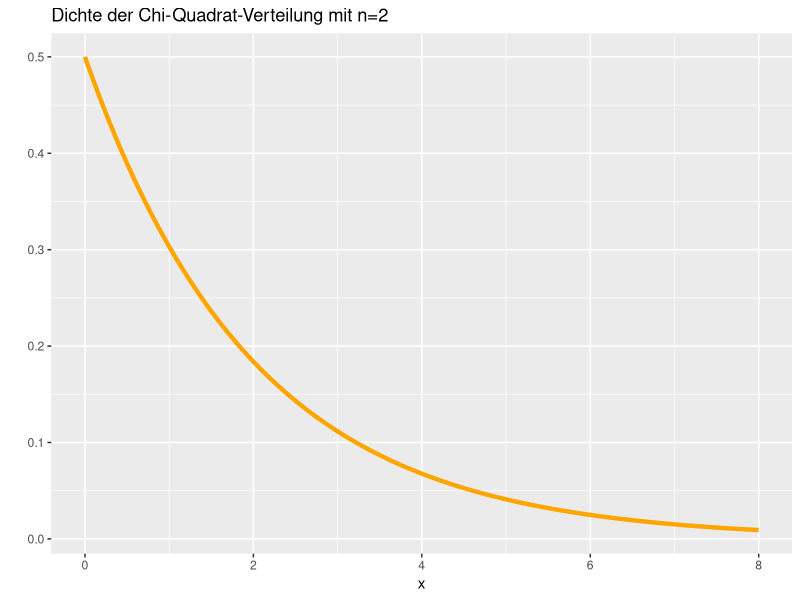
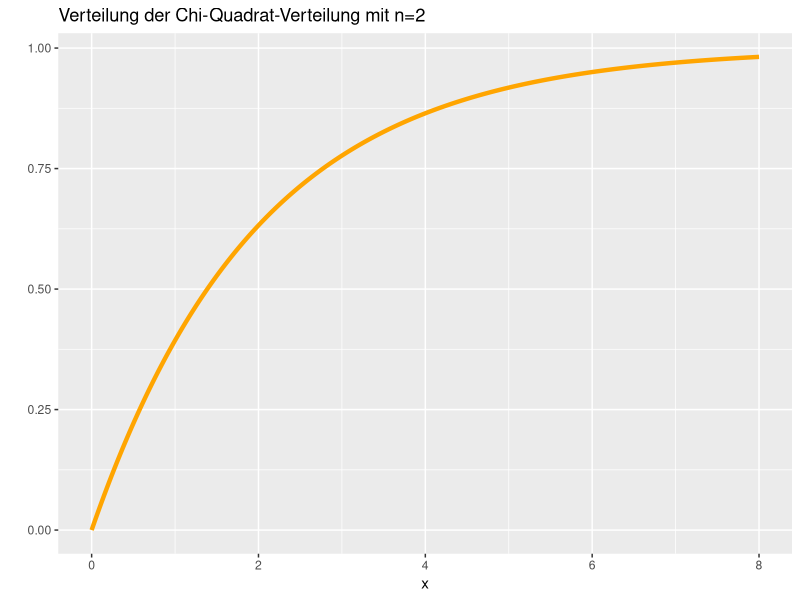
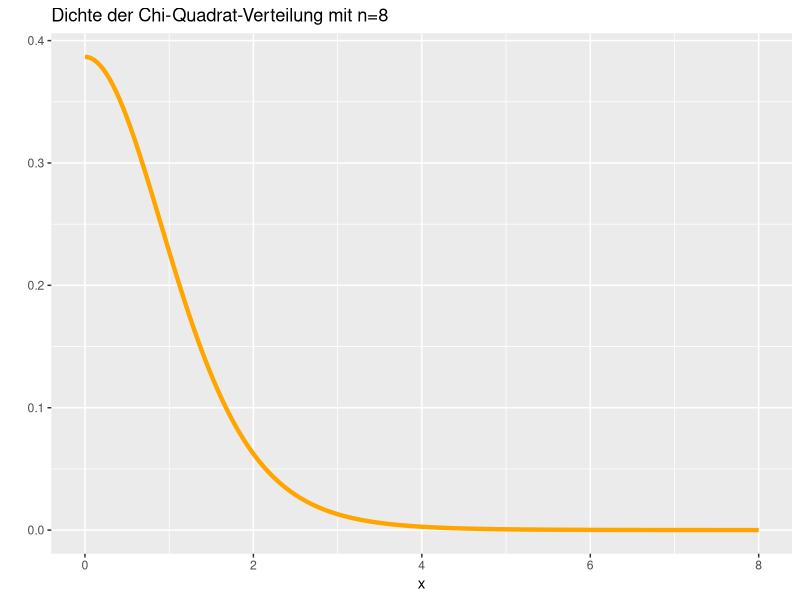
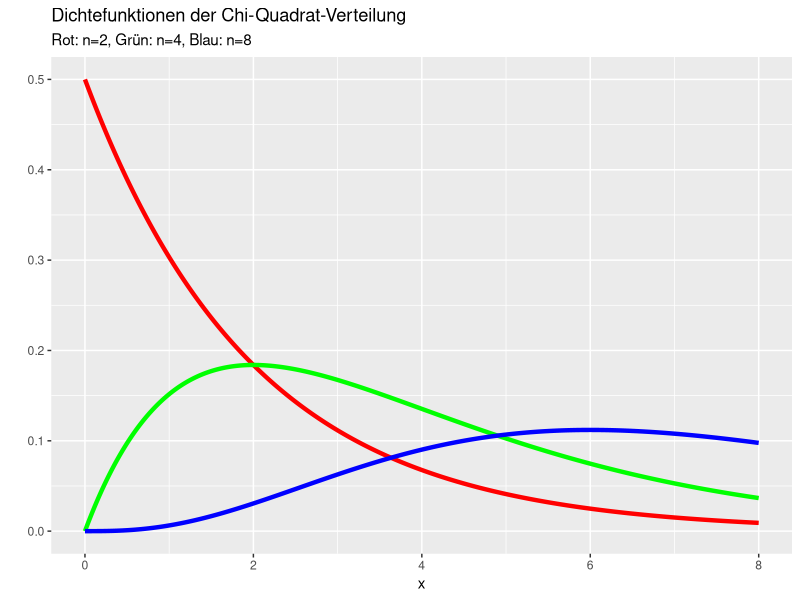
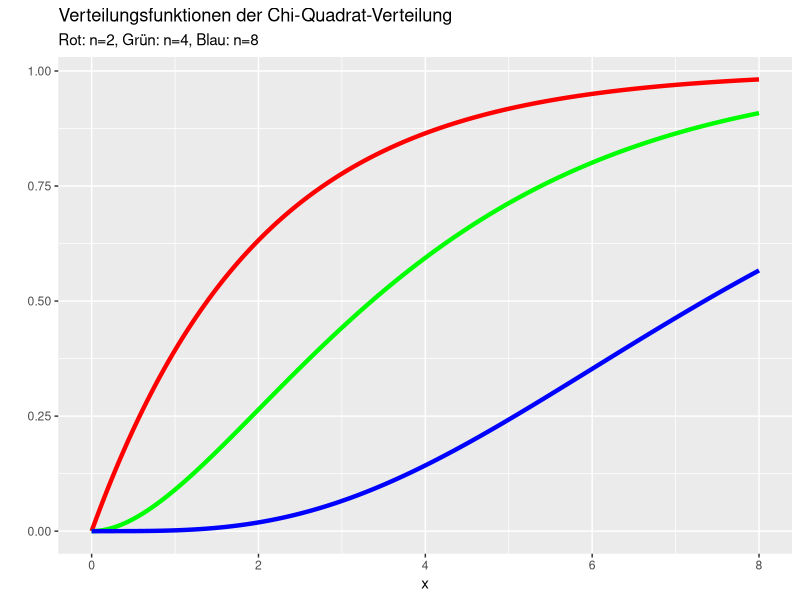
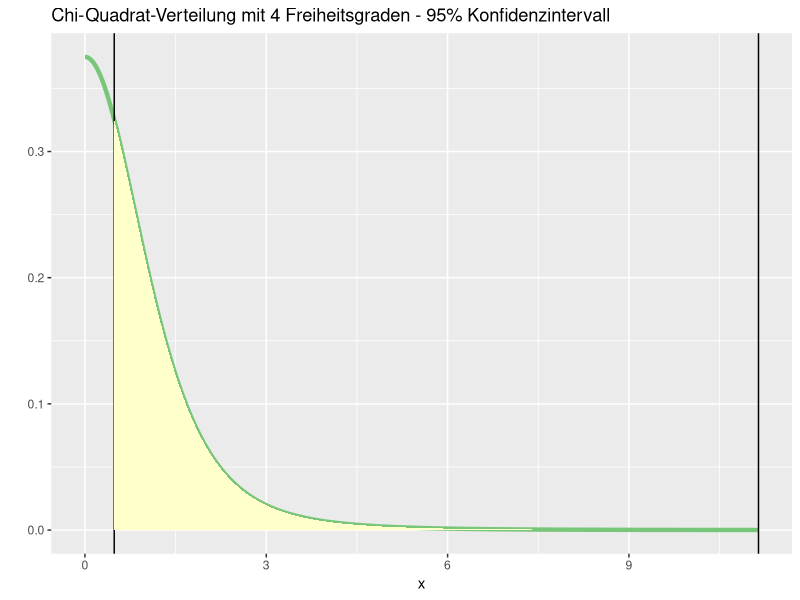
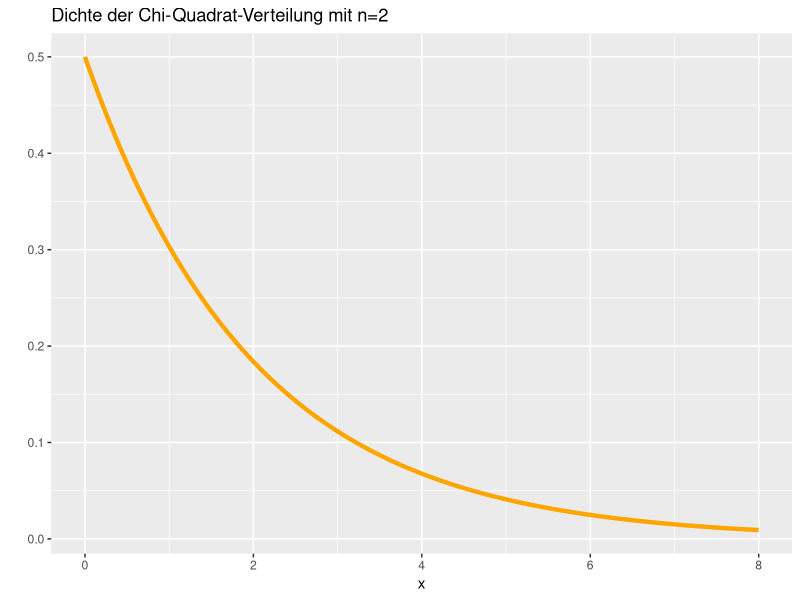
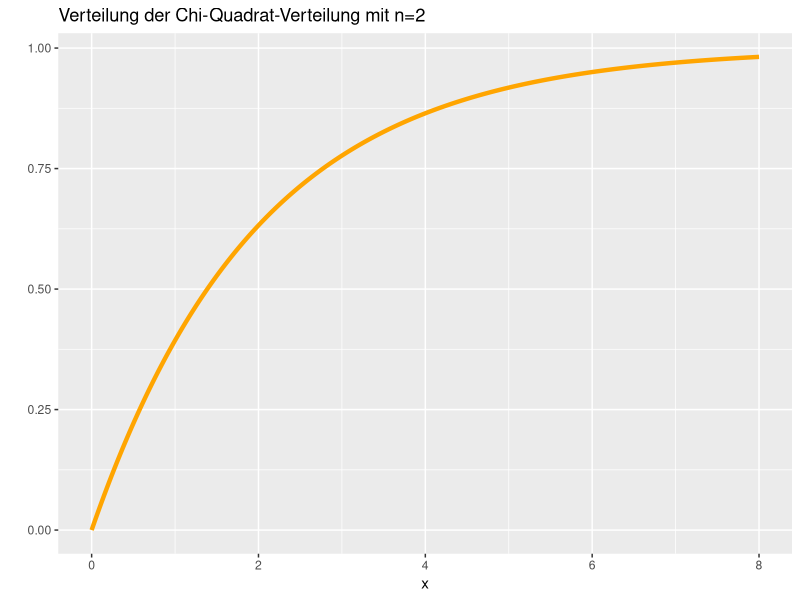

The R source for these figures, in order:
## ---- chunk 1
knitr::opts_chunk$set(echo = TRUE)
library(tidyverse)
library(RColorBrewer)
myPalette <- brewer.pal(5, "YlGn")
# Ausgabe von double-Werte mit  zwei Stellen hinter dem Komma
## ---- chunk 2
xmax <- 8.0

daten <- tribble(
  ~x,
  0.0,
  xmax
)
## ---- chunk 3
chiGlocke <- ggplot(data = daten, aes(x)) +
  stat_function(fun = dchisq, n = 1001, args = list(df=2),
                colour="orange", size=1.5) +  
  labs(
    title="Dichte der Chi-Quadrat-Verteilung mit n=2",
    y=""
  ) 

chiGlocke

ggsave(filename="chiGlocke.png", 
       plot=last_plot(), 
       device="png",
       path="images/", 
       width=16, height=9, units="cm")
## ---- chunk 4
stdV <- ggplot(data = daten, aes(x)) +
  stat_function(fun = pchisq, n = 1001, args = list(df=2),
                colour="orange", size=1.5) +  
  labs(
    title="Verteilung der Chi-Quadrat-Verteilung mit n=2",
    y=""
  ) 

stdV

ggsave(filename="chiV.png", plot=last_plot(), device="png",
       path="images/", width=16, height=9, units="cm")
## ---- chunk 5
ggplot(data = daten, aes(x)) +
  stat_function(fun = dt, n = 1001, args = list(df=8),
                color="orange", size=1.5) +  
  labs(
    title="Dichte der Chi-Quadrat-Verteilung mit n=8",
    y=""
  ) 

ggsave(filename="chiNormal8.png", 
       plot=last_plot(), 
       device="png",
       path="images/", 
       width=16, height=9, units="cm")
## ---- chunk 6
ggplot(data = daten, aes(x)) +
  stat_function(fun = dchisq, n = 1001, args = list(df=2),
                color="red", size=1.5) +  
  stat_function(fun = dchisq, n = 1001, args = list(df=4),
                color="green", size=1.5) + 
  stat_function(fun = dchisq, n = 1001, args = list(df=8),
                color="blue", size=1.5) + 
  labs(
    title="Dichtefunktionen der Chi-Quadrat-Verteilung",
    subtitle="Rot: n=2, Grün: n=4, Blau: n=8",
    y=""
  ) 

ggsave(filename="chiDensities.png", 
       plot=last_plot(), 
       device="png",
       path="images/", 
       width=16, height=9, units="cm")
## ---- chunk 7
ggplot(data = daten, aes(x)) +
  stat_function(fun = pchisq, n = 1001, args = list(df = 2),
                color="red", size=1.5) +  
  stat_function(fun = pchisq, n = 1001, args = list(df = 4),
                color="green", size=1.5) + 
  stat_function(fun = pchisq, n = 1001, args = list(df = 8),
                color="blue", size=1.5) + 
  labs(
    title="Verteilungsfunktionen der Chi-Quadrat-Verteilung",
    subtitle="Rot: n=2, Grün: n=4, Blau: n=8",
    y=""
  ) 

ggsave(filename="chiDistris.png", plot=last_plot(), device="png",
       path="images/", width=16, height=9, units="cm")
## ---- chunk 8
# Polygonwerte für den gefüllten Bereich
df <- 4
qu <- 0.975
ql <- 1.0-qu

# Wie viele Punkte verwenden wir für die Glockenkurve
l <- 1000
# Unterer und oberer x-Wert mit qnorm berechnen
ub <- qchisq(qu, df=df)
lb <- qchisq(ql, df=df)
pmin <- lb
pmax <- ub

# x-Werte für das Polygon besetzen
px <- seq(pmin, pmax, length=l)
# Funktionswerte berechnen mit dnorm
py <- dt(px,df=df)

polygonValues <- tibble(px, py)

PerPlot <- ggplot() +
  stat_function(data = daten, aes(x), 
                fun = dt, n = 1001, args = list(df=df),
                colour=myPalette[3], size=1.5) +  
  geom_vline(xintercept=pmax) +
  geom_vline(xintercept=pmin) +
  labs(
    title= "Chi-Quadrat-Verteilung mit 4 Freiheitsgraden - 95% Konfidenzintervall",
    y=""
  ) 

PerPlot +
    geom_area(data=polygonValues, mapping=aes(x=px, y=py),
              fill=myPalette[1])

ggsave(filename="konfidenzChi.png", 
       plot=last_plot(), 
       device="png",
       path="images/", 
       width=16, height=9, units="cm")
